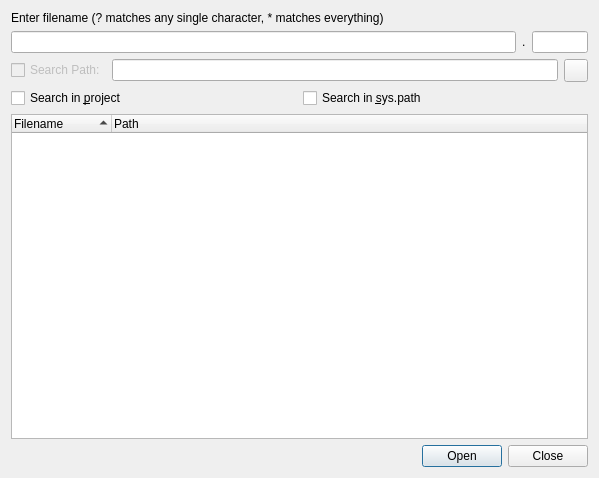
<?xml version="1.0" encoding="UTF-8"?>
<ui version="4.0">
 <class>FindFileNameDialog</class>
 <widget class="QWidget" name="FindFileNameDialog">
  <property name="geometry">
   <rect>
    <x>0</x>
    <y>0</y>
    <width>599</width>
    <height>478</height>
   </rect>
  </property>
  <property name="windowTitle">
   <string>Find File</string>
  </property>
  <layout class="QVBoxLayout">
   <item>
    <widget class="QLabel" name="textLabel1">
     <property name="text">
      <string>Enter filename (? matches any single character, * matches everything)</string>
     </property>
    </widget>
   </item>
   <item>
    <layout class="QHBoxLayout">
     <item>
      <widget class="QLineEdit" name="fileNameEdit">
       <property name="sizePolicy">
        <sizepolicy hsizetype="Expanding" vsizetype="Fixed">
         <horstretch>9</horstretch>
         <verstretch>0</verstretch>
        </sizepolicy>
       </property>
       <property name="toolTip">
        <string>Enter file name to search for </string>
       </property>
      </widget>
     </item>
     <item>
      <widget class="QLabel" name="extsepLabel">
       <property name="text">
        <string>.</string>
       </property>
      </widget>
     </item>
     <item>
      <widget class="QLineEdit" name="fileExtEdit">
       <property name="sizePolicy">
        <sizepolicy hsizetype="Expanding" vsizetype="Fixed">
         <horstretch>1</horstretch>
         <verstretch>0</verstretch>
        </sizepolicy>
       </property>
       <property name="toolTip">
        <string>Enter file extension to search for</string>
       </property>
      </widget>
     </item>
    </layout>
   </item>
   <item>
    <layout class="QHBoxLayout">
     <item>
      <widget class="QCheckBox" name="searchDirCheckBox">
       <property name="enabled">
        <bool>false</bool>
       </property>
       <property name="toolTip">
        <string>Enabled to include the entered directory into the search</string>
       </property>
       <property name="text">
        <string>Search Path:</string>
       </property>
      </widget>
     </item>
     <item>
      <widget class="QLineEdit" name="searchDirEdit">
       <property name="toolTip">
        <string>Enter the directory, the file should be searched in</string>
       </property>
      </widget>
     </item>
     <item>
      <widget class="QToolButton" name="searchDirButton">
       <property name="toolTip">
        <string>Press to select the directory, the file should be searched in</string>
       </property>
      </widget>
     </item>
    </layout>
   </item>
   <item>
    <layout class="QHBoxLayout">
     <item>
      <widget class="QCheckBox" name="projectCheckBox">
       <property name="toolTip">
        <string>Select to search in the project path</string>
       </property>
       <property name="text">
        <string>Search in &amp;project</string>
       </property>
       <property name="shortcut">
        <string>Alt+P</string>
       </property>
      </widget>
     </item>
     <item>
      <widget class="QCheckBox" name="syspathCheckBox">
       <property name="toolTip">
        <string>Select to search in sys.path</string>
       </property>
       <property name="text">
        <string>Search in &amp;sys.path</string>
       </property>
       <property name="shortcut">
        <string>Alt+S</string>
       </property>
      </widget>
     </item>
    </layout>
   </item>
   <item>
    <widget class="QTreeWidget" name="fileList">
     <property name="rootIsDecorated">
      <bool>false</bool>
     </property>
     <property name="sortingEnabled">
      <bool>true</bool>
     </property>
     <column>
      <property name="text">
       <string>Filename</string>
      </property>
     </column>
     <column>
      <property name="text">
       <string>Path</string>
      </property>
     </column>
    </widget>
   </item>
   <item>
    <widget class="QDialogButtonBox" name="buttonBox">
     <property name="orientation">
      <enum>Qt::Horizontal</enum>
     </property>
     <property name="standardButtons">
      <set>QDialogButtonBox::Close|QDialogButtonBox::Open</set>
     </property>
    </widget>
   </item>
  </layout>
 </widget>
 <tabstops>
  <tabstop>fileNameEdit</tabstop>
  <tabstop>fileExtEdit</tabstop>
  <tabstop>searchDirEdit</tabstop>
  <tabstop>searchDirButton</tabstop>
  <tabstop>searchDirCheckBox</tabstop>
  <tabstop>projectCheckBox</tabstop>
  <tabstop>syspathCheckBox</tabstop>
  <tabstop>fileList</tabstop>
 </tabstops>
 <resources/>
 <connections>
  <connection>
   <sender>buttonBox</sender>
   <signal>rejected()</signal>
   <receiver>FindFileNameDialog</receiver>
   <slot>close()</slot>
   <hints>
    <hint type="sourcelabel">
     <x>40</x>
     <y>458</y>
    </hint>
    <hint type="destinationlabel">
     <x>41</x>
     <y>477</y>
    </hint>
   </hints>
  </connection>
 </connections>
</ui>
